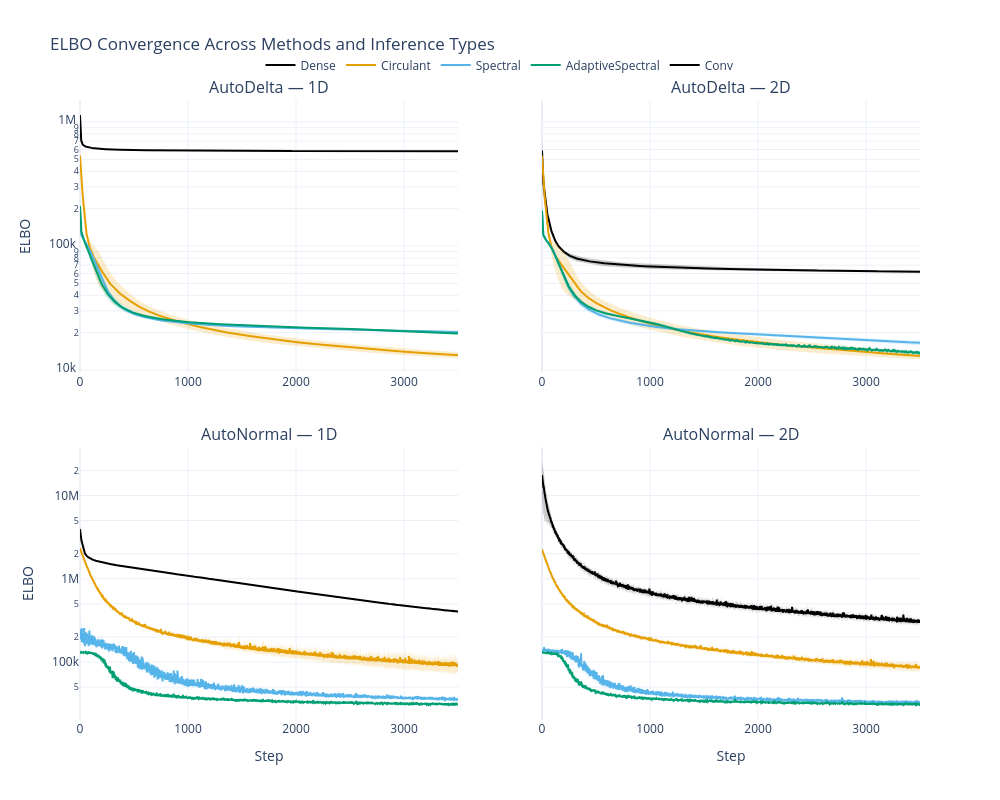

The notebook cell this image was saved under:
### Code cell
import os
import numpy as np
import plotly.graph_objects as go
from plotly.subplots import make_subplots

root_dir = "/Users/josephmargaryan/Desktop/results/losses"
dimensionalities = {
    '1D': {
        'baseline': 'dense',
        'methods': ['dense', 'circ', 'spectral', 'adaptive_spectral']
    },
    '2D': {
        'baseline': 'conv',
        'methods': ['conv', 'circ_2d', 'spectral_2d', 'adaptive_spectral_2d']
    }
}
inference_types = ['AD', 'AN']
inf_names = {'AD': 'AutoDelta', 'AN': 'AutoNormal'}
reps_pattern = 'losses_{}.npy'
n_reps = 3

display_names = {
    'dense':               'Dense',
    'conv':                'Conv',
    'circ':                'Circulant',
    'circ_2d':             'Circulant',
    'spectral':            'Spectral',
    'spectral_2d':         'Spectral',
    'adaptive_spectral':   'AdaptiveSpectral',
    'adaptive_spectral_2d':'AdaptiveSpectral'
}
display_colors = {
    'dense':             '#000000',  # black (baseline for 1D)
    'conv':              '#000000',  # black (baseline for 2D)
    'circ':              '#E69F00',  # orange
    'circ_2d':           '#E69F00',  # orange
    'spectral':          '#56B4E9',  # sky blue
    'spectral_2d':       '#56B4E9',  # sky blue
    'adaptive_spectral': '#009E73',  # bluish green
    'adaptive_spectral_2d':'#009E73' # bluish green
}


def load_losses(path):
    """Load n_reps replicates from .npy files and stack into (steps, reps)."""
    arrs = []
    for i in range(1, n_reps+1):
        fname = os.path.join(path, reps_pattern.format(i))
        arrs.append(np.load(fname))
    return np.stack(arrs, axis=1)


def hex_to_rgba(hex_color, alpha=0.2):
    """Convert '#RRGGBB' → 'rgba(r, g, b, alpha)'."""
    hex_color = hex_color.lstrip('#')
    r, g, b = [int(hex_color[i:i+2], 16) for i in (0, 2, 4)]
    return f"rgba({r}, {g}, {b}, {alpha})"

# Build subplot titles
subplot_titles = []
for inf in inference_types:
    for dim in dimensionalities:
        subplot_titles.append(f"{inf_names[inf]} — {dim}")

fig = make_subplots(
    rows=2, cols=2,
    subplot_titles=subplot_titles,
    shared_xaxes=True, shared_yaxes=True,
    horizontal_spacing=0.1, vertical_spacing=0.12
)
shown = set()
for r_idx, inf in enumerate(inference_types, start=1):
    for c_idx, (dim, cfg) in enumerate(dimensionalities.items(), start=1):
        for method in cfg['methods']:
            path = os.path.join(root_dir, method, inf)
            data = load_losses(path)
            steps = np.arange(data.shape[0])
            mean   = data.mean(axis=1)
            stderr = data.std(axis=1) / np.sqrt(data.shape[1])
            upper  = mean + 1.96 * stderr
            lower  = mean - 1.96 * stderr

            name = display_names[method]
            color = display_colors[method]
            showlegend = False
            if name not in shown:
                showlegend = True
                shown.add(name)

            # Mean line
            fig.add_trace(
                go.Scatter(
                    x=steps, y=mean,
                    mode='lines',
                    name=name,
                    line=dict(color=color, width=2),
                    showlegend=showlegend,
                    legendgroup=name
                ),
                row=r_idx, col=c_idx
            )

            # Confidence band
            rgba = hex_to_rgba(color, alpha=0.2)
            fig.add_trace(
                go.Scatter(
                    x=np.concatenate([steps, steps[::-1]]),
                    y=np.concatenate([upper, lower[::-1]]),
                    fill='toself',
                    fillcolor=rgba,
                    line=dict(width=0),
                    hoverinfo='skip',
                    showlegend=False
                ),
                row=r_idx, col=c_idx
            )

        # X-axis: show ticks on all subplots, title only on bottom row
        fig.update_xaxes(
            title_text='Step' if r_idx == 2 else None,
            showticklabels=True,
            row=r_idx, col=c_idx
        )
        # Y-axis: log scale, title only on left column
        fig.update_yaxes(
            type='log',
            title_text='ELBO' if c_idx == 1 else None,
            row=r_idx, col=c_idx
        )

# Final layout
fig.update_layout(
    title_text='ELBO Convergence Across Methods and Inference Types',
    height=800, width=1000,
    legend=dict(
        orientation='h',
        y=1.08,
        x=0.5,
        xanchor='center'
    ),
    template='plotly_white'
)

fig.show()

### Figure 1 — Plotly figure (JSON) as saved in the notebook; plotly's stock layout.template omitted (floating-point values rounded to 4 significant figures; data arrays with more than 128 entries replaced by an {"elided": "..."} marker saying what was removed)
{"data": [{"legendgroup": "Dense", "line": {"color": "#000000", "width": 2}, "mode": "lines", "name": "Dense", "showlegend": true, "type": "scatter", "x": {"elided": "3500 int values"}, "xaxis": "x", "y": {"elided": "3500 float values"}, "yaxis": "y"}, {"fill": "toself", "fillcolor": "rgba(0, 0, 0, 0.2)", "hoverinfo": "skip", "line": {"width": 0}, "showlegend": false, "type": "scatter", "x": {"elided": "7000 int values"}, "xaxis": "x", "y": {"elided": "7000 float values"}, "yaxis": "y"}, {"legendgroup": "Circulant", "line": {"color": "#E69F00", "width": 2}, "mode": "lines", "name": "Circulant", "showlegend": true, "type": "scatter", "x": {"elided": "3500 int values"}, "xaxis": "x", "y": {"elided": "3500 float values"}, "yaxis": "y"}, {"fill": "toself", "fillcolor": "rgba(230, 159, 0, 0.2)", "hoverinfo": "skip", "line": {"width": 0}, "showlegend": false, "type": "scatter", "x": {"elided": "7000 int values"}, "xaxis": "x", "y": {"elided": "7000 float values"}, "yaxis": "y"}, {"legendgroup": "Spectral", "line": {"color": "#56B4E9", "width": 2}, "mode": "lines", "name": "Spectral", "showlegend": true, "type": "scatter", "x": {"elided": "3500 int values"}, "xaxis": "x", "y": {"elided": "3500 float values"}, "yaxis": "y"}, {"fill": "toself", "fillcolor": "rgba(86, 180, 233, 0.2)", "hoverinfo": "skip", "line": {"width": 0}, "showlegend": false, "type": "scatter", "x": {"elided": "7000 int values"}, "xaxis": "x", "y": {"elided": "7000 float values"}, "yaxis": "y"}, {"legendgroup": "AdaptiveSpectral", "line": {"color": "#009E73", "width": 2}, "mode": "lines", "name": "AdaptiveSpectral", "showlegend": true, "type": "scatter", "x": {"elided": "3500 int values"}, "xaxis": "x", "y": {"elided": "3500 float values"}, "yaxis": "y"}, {"fill": "toself", "fillcolor": "rgba(0, 158, 115, 0.2)", "hoverinfo": "skip", "line": {"width": 0}, "showlegend": false, "type": "scatter", "x": {"elided": "7000 int values"}, "xaxis": "x", "y": {"elided": "7000 float values"}, "yaxis": "y"}, {"legendgroup": "Conv", "line": {"color": "#000000", "width": 2}, "mode": "lines", "name": "Conv", "showlegend": true, "type": "scatter", "x": {"elided": "3500 int values"}, "xaxis": "x2", "y": {"elided": "3500 float values"}, "yaxis": "y2"}, {"fill": "toself", "fillcolor": "rgba(0, 0, 0, 0.2)", "hoverinfo": "skip", "line": {"width": 0}, "showlegend": false, "type": "scatter", "x": {"elided": "7000 int values"}, "xaxis": "x2", "y": {"elided": "7000 float values"}, "yaxis": "y2"}, {"legendgroup": "Circulant", "line": {"color": "#E69F00", "width": 2}, "mode": "lines", "name": "Circulant", "showlegend": false, "type": "scatter", "x": {"elided": "3500 int values"}, "xaxis": "x2", "y": {"elided": "3500 float values"}, "yaxis": "y2"}, {"fill": "toself", "fillcolor": "rgba(230, 159, 0, 0.2)", "hoverinfo": "skip", "line": {"width": 0}, "showlegend": false, "type": "scatter", "x": {"elided": "7000 int values"}, "xaxis": "x2", "y": {"elided": "7000 float values"}, "yaxis": "y2"}, {"legendgroup": "Spectral", "line": {"color": "#56B4E9", "width": 2}, "mode": "lines", "name": "Spectral", "showlegend": false, "type": "scatter", "x": {"elided": "3500 int values"}, "xaxis": "x2", "y": {"elided": "3500 float values"}, "yaxis": "y2"}, {"fill": "toself", "fillcolor": "rgba(86, 180, 233, 0.2)", "hoverinfo": "skip", "line": {"width": 0}, "showlegend": false, "type": "scatter", "x": {"elided": "7000 int values"}, "xaxis": "x2", "y": {"elided": "7000 float values"}, "yaxis": "y2"}, {"legendgroup": "AdaptiveSpectral", "line": {"color": "#009E73", "width": 2}, "mode": "lines", "name": "AdaptiveSpectral", "showlegend": false, "type": "scatter", "x": {"elided": "3500 int values"}, "xaxis": "x2", "y": {"elided": "3500 float values"}, "yaxis": "y2"}, {"fill": "toself", "fillcolor": "rgba(0, 158, 115, 0.2)", "hoverinfo": "skip", "line": {"width": 0}, "showlegend": false, "type": "scatter", "x": {"elided": "7000 int values"}, "xaxis": "x2", "y": {"elided": "7000 float values"}, "yaxis": "y2"}, {"legendgroup": "Dense", "line": {"color": "#000000", "width": 2}, "mode": "lines", "name": "Dense", "showlegend": false, "type": "scatter", "x": {"elided": "3500 int values"}, "xaxis": "x3", "y": {"elided": "3500 float values"}, "yaxis": "y3"}, {"fill": "toself", "fillcolor": "rgba(0, 0, 0, 0.2)", "hoverinfo": "skip", "line": {"width": 0}, "showlegend": false, "type": "scatter", "x": {"elided": "7000 int values"}, "xaxis": "x3", "y": {"elided": "7000 float values"}, "yaxis": "y3"}, {"legendgroup": "Circulant", "line": {"color": "#E69F00", "width": 2}, "mode": "lines", "name": "Circulant", "showlegend": false, "type": "scatter", "x": {"elided": "3500 int values"}, "xaxis": "x3", "y": {"elided": "3500 float values"}, "yaxis": "y3"}, {"fill": "toself", "fillcolor": "rgba(230, 159, 0, 0.2)", "hoverinfo": "skip", "line": {"width": 0}, "showlegend": false, "type": "scatter", "x": {"elided": "7000 int values"}, "xaxis": "x3", "y": {"elided": "7000 float values"}, "yaxis": "y3"}, {"legendgroup": "Spectral", "line": {"color": "#56B4E9", "width": 2}, "mode": "lines", "name": "Spectral", "showlegend": false, "type": "scatter", "x": {"elided": "3500 int values"}, "xaxis": "x3", "y": {"elided": "3500 float values"}, "yaxis": "y3"}, {"fill": "toself", "fillcolor": "rgba(86, 180, 233, 0.2)", "hoverinfo": "skip", "line": {"width": 0}, "showlegend": false, "type": "scatter", "x": {"elided": "7000 int values"}, "xaxis": "x3", "y": {"elided": "7000 float values"}, "yaxis": "y3"}, {"legendgroup": "AdaptiveSpectral", "line": {"color": "#009E73", "width": 2}, "mode": "lines", "name": "AdaptiveSpectral", "showlegend": false, "type": "scatter", "x": {"elided": "3500 int values"}, "xaxis": "x3", "y": {"elided": "3500 float values"}, "yaxis": "y3"}, {"fill": "toself", "fillcolor": "rgba(0, 158, 115, 0.2)", "hoverinfo": "skip", "line": {"width": 0}, "showlegend": false, "type": "scatter", "x": {"elided": "7000 int values"}, "xaxis": "x3", "y": {"elided": "7000 float values"}, "yaxis": "y3"}, {"legendgroup": "Conv", "line": {"color": "#000000", "width": 2}, "mode": "lines", "name": "Conv", "showlegend": false, "type": "scatter", "x": {"elided": "3500 int values"}, "xaxis": "x4", "y": {"elided": "3500 float values"}, "yaxis": "y4"}, {"fill": "toself", "fillcolor": "rgba(0, 0, 0, 0.2)", "hoverinfo": "skip", "line": {"width": 0}, "showlegend": false, "type": "scatter", "x": {"elided": "7000 int values"}, "xaxis": "x4", "y": {"elided": "7000 float values"}, "yaxis": "y4"}, {"legendgroup": "Circulant", "line": {"color": "#E69F00", "width": 2}, "mode": "lines", "name": "Circulant", "showlegend": false, "type": "scatter", "x": {"elided": "3500 int values"}, "xaxis": "x4", "y": {"elided": "3500 float values"}, "yaxis": "y4"}, {"fill": "toself", "fillcolor": "rgba(230, 159, 0, 0.2)", "hoverinfo": "skip", "line": {"width": 0}, "showlegend": false, "type": "scatter", "x": {"elided": "7000 int values"}, "xaxis": "x4", "y": {"elided": "7000 float values"}, "yaxis": "y4"}, {"legendgroup": "Spectral", "line": {"color": "#56B4E9", "width": 2}, "mode": "lines", "name": "Spectral", "showlegend": false, "type": "scatter", "x": {"elided": "3500 int values"}, "xaxis": "x4", "y": {"elided": "3500 float values"}, "yaxis": "y4"}, {"fill": "toself", "fillcolor": "rgba(86, 180, 233, 0.2)", "hoverinfo": "skip", "line": {"width": 0}, "showlegend": false, "type": "scatter", "x": {"elided": "7000 int values"}, "xaxis": "x4", "y": {"elided": "7000 float values"}, "yaxis": "y4"}, {"legendgroup": "AdaptiveSpectral", "line": {"color": "#009E73", "width": 2}, "mode": "lines", "name": "AdaptiveSpectral", "showlegend": false, "type": "scatter", "x": {"elided": "3500 int values"}, "xaxis": "x4", "y": {"elided": "3500 float values"}, "yaxis": "y4"}, {"fill": "toself", "fillcolor": "rgba(0, 158, 115, 0.2)", "hoverinfo": "skip", "line": {"width": 0}, "showlegend": false, "type": "scatter", "x": {"elided": "7000 int values"}, "xaxis": "x4", "y": {"elided": "7000 float values"}, "yaxis": "y4"}], "layout": {"annotations": [{"font": {"size": 16}, "showarrow": false, "text": "AutoDelta — 1D", "x": 0.225, "xanchor": "center", "xref": "paper", "y": 1, "yanchor": "bottom", "yref": "paper"}, {"font": {"size": 16}, "showarrow": false, "text": "AutoDelta — 2D", "x": 0.775, "xanchor": "center", "xref": "paper", "y": 1, "yanchor": "bottom", "yref": "paper"}, {"font": {"size": 16}, "showarrow": false, "text": "AutoNormal — 1D", "x": 0.225, "xanchor": "center", "xref": "paper", "y": 0.44, "yanchor": "bottom", "yref": "paper"}, {"font": {"size": 16}, "showarrow": false, "text": "AutoNormal — 2D", "x": 0.775, "xanchor": "center", "xref": "paper", "y": 0.44, "yanchor": "bottom", "yref": "paper"}], "height": 800, "legend": {"orientation": "h", "x": 0.5, "xanchor": "center", "y": 1.08}, "title": {"text": "ELBO Convergence Across Methods and Inference Types"}, "width": 1000, "xaxis": {"anchor": "y", "domain": [0, 0.45], "matches": "x3", "showticklabels": true}, "xaxis2": {"anchor": "y2", "domain": [0.55, 1], "matches": "x4", "showticklabels": true}, "xaxis3": {"anchor": "y3", "domain": [0, 0.45], "showticklabels": true, "title": {"text": "Step"}}, "xaxis4": {"anchor": "y4", "domain": [0.55, 1], "showticklabels": true, "title": {"text": "Step"}}, "yaxis": {"anchor": "x", "domain": [0.56, 1], "title": {"text": "ELBO"}, "type": "log"}, "yaxis2": {"anchor": "x2", "domain": [0.56, 1], "matches": "y", "showticklabels": false, "type": "log"}, "yaxis3": {"anchor": "x3", "domain": [0, 0.44], "title": {"text": "ELBO"}, "type": "log"}, "yaxis4": {"anchor": "x4", "domain": [0, 0.44], "matches": "y3", "showticklabels": false, "type": "log"}}}
